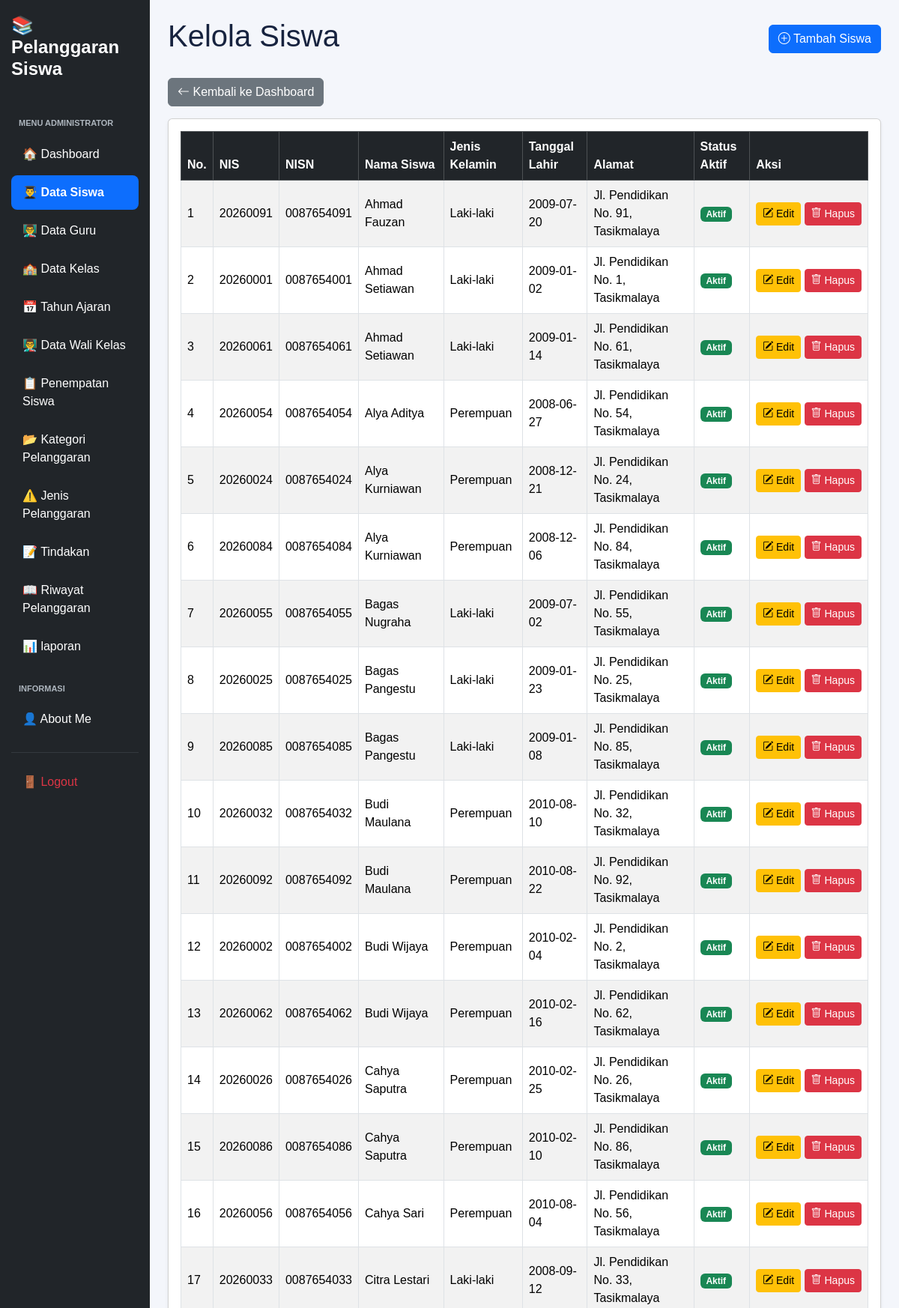
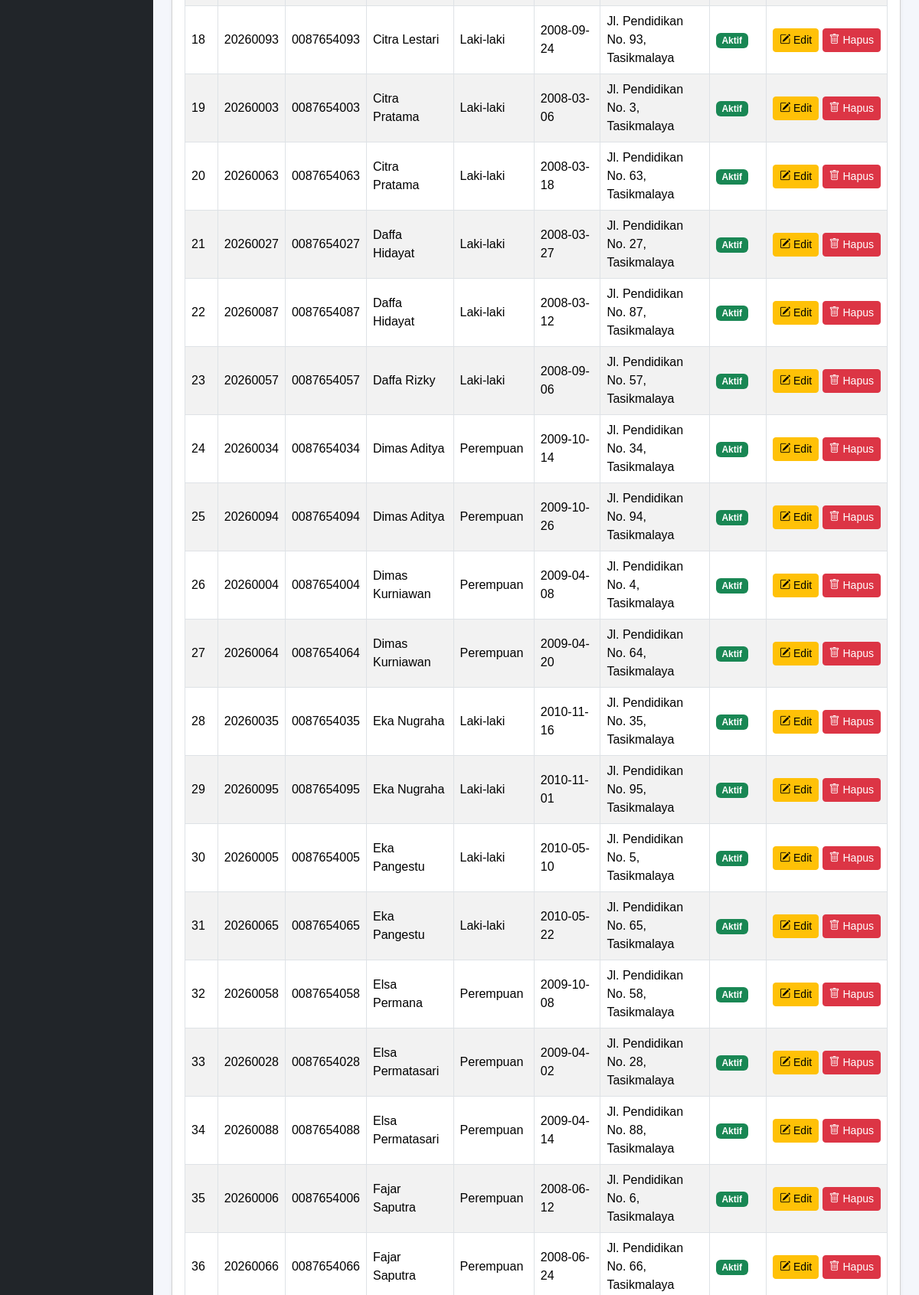
The page /kelola_siswa.php (signed in, upper part) on the database its author committed (2 pictures, top to bottom).
### tables this page shows
CREATE TABLE `t_siswa` (
  `id` int(11) NOT NULL,
  `nis` varchar(30) DEFAULT NULL,
  `nisn` varchar(20) NOT NULL,
  `nama` varchar(150) DEFAULT NULL,
  `jenis_kelamin` char(1) NOT NULL,
  `tanggal_lahir` date NOT NULL,
  `alamat` text NOT NULL,
  `status_aktif` tinyint(1) NOT NULL,
  `created_at` timestamp NOT NULL DEFAULT current_timestamp(),
  `updated_at` timestamp NOT NULL DEFAULT current_timestamp()
);

### kelola_siswa.php (the view, shortened to what this page needs)
<?php
include 'config/koneksi.php';
$sql = "SELECT * FROM t_siswa ORDER BY nama ASC";
$hasil = mysqli_query($koneksi, $sql);
?>
<!DOCTYPE html>
<html lang="id">
<head>
    <link href="https://cdn.jsdelivr.net/npm/bootstrap@5.3.8/dist/css/bootstrap.min.css" rel="stylesheet">
    <link href="https://cdn.datatables.net/2.3.4/css/dataTables.bootstrap5.min.css" rel="stylesheet">
    <link href="https://cdn.jsdelivr.net/npm/bootstrap-icons@1.11.3/font/bootstrap-icons.css" rel="stylesheet">
    <link rel="stylesheet" href="layout/style.css">
</head>
<body>
<div class="container-fluid">
    <div class="row">
        <?php include 'layout/sidebar.php'; ?>
        <main class="col-md-9 col-lg-10 p-4">
            <div class="d-flex justify-content-between align-items-center mb-4">
                <h1>Kelola Siswa</h1>
                <a href="tambah_siswa.php" class="btn btn-primary">
                    <i class="bi bi-plus-circle"></i> Tambah Siswa
                </a>
            </div>
            <a href="dashboard.php" class="btn btn-secondary mb-3">
                <i class="bi bi-arrow-left"></i> Kembali ke Dashboard
            </a>
            <div class="card shadow-sm">
                <div class="card-body">
                    <div class="table-responsive">
                        <table id="tabelSiswa" class="table table-striped table-bordered table-hover align-middle w-100">
                            <thead class="table-dark">
                                <tr>
                                    <th>No.</th>
                                    <th>NIS</th>
                                    <th>NISN</th>
                                    <th>Nama Siswa</th>
                                    <th>Jenis Kelamin</th>
                                    <th>Tanggal Lahir</th>
                                    <th>Alamat</th>
                                    <th>Status Aktif</th>
                                    <th>Aksi</th>
                                </tr>
                            </thead>
                            <tbody>
                                <?php
                                $no = 1;
                                while ($row = mysqli_fetch_assoc($hasil)) {
                                ?>
                                <tr>
                                    <td><?= $no++ ?></td>
                                    <td><?= htmlspecialchars($row['nis']) ?></td>
                                    <td><?= htmlspecialchars($row['nisn']) ?></td>
                                    <td><?= htmlspecialchars($row['nama']) ?></td>
                                    <td>
                                        <?php
                                        if ($row['jenis_kelamin'] == 'L') {
                                            echo 'Laki-laki';
                                        } elseif ($row['jenis_kelamin'] == 'P') {
                                            echo 'Perempuan';
                                        } else {
                                            echo '-';
                                        }
                                        ?>
                                    </td>
                                    <td><?= htmlspecialchars($row['tanggal_lahir'] ?? '-') ?></td>
                                    <td><?= htmlspecialchars($row['alamat'] ?? '-') ?></td>
                                    <td>
                                        <?php if ($row['status_aktif'] == 1) { ?>
                                            <span class="badge bg-success">Aktif</span>
                                        <?php } else { ?>
                                            <span class="badge bg-secondary">Tidak Aktif</span>
                                        <?php } ?>
                                    </td>
                                    <td class="text-nowrap">
                                        <a href="edit_siswa.php?id=<?= urlencode($row['id']) ?>" class="btn btn-warning btn-sm">
                                            <i class="bi bi-pencil-square"></i> Edit
                                        </a>
                                        <a href="hapus_siswa.php?id=<?= urlencode($row['id']) ?>" class="btn btn-danger btn-sm"
                                           onclick="return confirm('Yakin ingin menghapus data siswa ini?');">
                                            <i class="bi bi-trash"></i> Hapus
                                        </a>
                                    </td>
                                </tr>
                                <?php } ?>
                            </tbody>
                        </table>
                    </div>
                </div>
            </div>
        </main>
    </div>
</div>
</body>
</html>

### layout/style.css (style rules this page uses)
:root { --primary: #3659d9; --navy: #17233f; --background: #f4f6fb; --text-muted: #778198; --border: #e8ecf4; }
* { box-sizing: border-box; }
body { margin: 0; font-family: 'Poppins', sans-serif; background: var(--background); color: var(--navy); }

### rows shown on the page
t_siswa: nis "20260091", nisn "0087654091", nama "Ahmad Fauzan", jenis_kelamin "Laki-laki", tanggal_lahir "2009-07-20", alamat "Jl. Pendidikan No. 91, Tasikmalaya", status_aktif "Aktif"
t_siswa: nis "20260001", nisn "0087654001", nama "Ahmad Setiawan", jenis_kelamin "Laki-laki", tanggal_lahir "2009-01-02", alamat "Jl. Pendidikan No. 1, Tasikmalaya", status_aktif "Aktif"
t_siswa: nis "20260061", nisn "0087654061", nama "Ahmad Setiawan", jenis_kelamin "Laki-laki", tanggal_lahir "2009-01-14", alamat "Jl. Pendidikan No. 61, Tasikmalaya", status_aktif "Aktif"
t_siswa: nis "20260054", nisn "0087654054", nama "Alya Aditya", jenis_kelamin "Perempuan", tanggal_lahir "2008-06-27", alamat "Jl. Pendidikan No. 54, Tasikmalaya", status_aktif "Aktif"
t_siswa: nis "20260024", nisn "0087654024", nama "Alya Kurniawan", jenis_kelamin "Perempuan", tanggal_lahir "2008-12-21", alamat "Jl. Pendidikan No. 24, Tasikmalaya", status_aktif "Aktif"
t_siswa: nis "20260084", nisn "0087654084", nama "Alya Kurniawan", jenis_kelamin "Perempuan", tanggal_lahir "2008-12-06", alamat "Jl. Pendidikan No. 84, Tasikmalaya", status_aktif "Aktif"
t_siswa: nis "20260055", nisn "0087654055", nama "Bagas Nugraha", jenis_kelamin "Laki-laki", tanggal_lahir "2009-07-02", alamat "Jl. Pendidikan No. 55, Tasikmalaya", status_aktif "Aktif"
t_siswa: nis "20260025", nisn "0087654025", nama "Bagas Pangestu", jenis_kelamin "Laki-laki", tanggal_lahir "2009-01-23", alamat "Jl. Pendidikan No. 25, Tasikmalaya", status_aktif "Aktif"
t_siswa: nis "20260085", nisn "0087654085", nama "Bagas Pangestu", jenis_kelamin "Laki-laki", tanggal_lahir "2009-01-08", alamat "Jl. Pendidikan No. 85, Tasikmalaya", status_aktif "Aktif"
t_siswa: nis "20260032", nisn "0087654032", nama "Budi Maulana", jenis_kelamin "Perempuan", tanggal_lahir "2010-08-10", alamat "Jl. Pendidikan No. 32, Tasikmalaya", status_aktif "Aktif"
t_siswa: nis "20260092", nisn "0087654092", nama "Budi Maulana", jenis_kelamin "Perempuan", tanggal_lahir "2010-08-22", alamat "Jl. Pendidikan No. 92, Tasikmalaya", status_aktif "Aktif"
t_siswa: nis "20260002", nisn "0087654002", nama "Budi Wijaya", jenis_kelamin "Perempuan", tanggal_lahir "2010-02-04", alamat "Jl. Pendidikan No. 2, Tasikmalaya", status_aktif "Aktif"
t_siswa: nis "20260062", nisn "0087654062", nama "Budi Wijaya", jenis_kelamin "Perempuan", tanggal_lahir "2010-02-16", alamat "Jl. Pendidikan No. 62, Tasikmalaya", status_aktif "Aktif"
t_siswa: nis "20260026", nisn "0087654026", nama "Cahya Saputra", jenis_kelamin "Perempuan", tanggal_lahir "2010-02-25", alamat "Jl. Pendidikan No. 26, Tasikmalaya", status_aktif "Aktif"
t_siswa: nis "20260086", nisn "0087654086", nama "Cahya Saputra", jenis_kelamin "Perempuan", tanggal_lahir "2010-02-10", alamat "Jl. Pendidikan No. 86, Tasikmalaya", status_aktif "Aktif"
t_siswa: nis "20260056", nisn "0087654056", nama "Cahya Sari", jenis_kelamin "Perempuan", tanggal_lahir "2010-08-04", alamat "Jl. Pendidikan No. 56, Tasikmalaya", status_aktif "Aktif"
t_siswa: nis "20260033", nisn "0087654033", nama "Citra Lestari", jenis_kelamin "Laki-laki", tanggal_lahir "2008-09-12", alamat "Jl. Pendidikan No. 33, Tasikmalaya", status_aktif "Aktif"
t_siswa: nis "20260093", nisn "0087654093", nama "Citra Lestari", jenis_kelamin "Laki-laki", tanggal_lahir "2008-09-24", alamat "Jl. Pendidikan No. 93, Tasikmalaya", status_aktif "Aktif"
t_siswa: nis "20260003", nisn "0087654003", nama "Citra Pratama", jenis_kelamin "Laki-laki", tanggal_lahir "2008-03-06", alamat "Jl. Pendidikan No. 3, Tasikmalaya", status_aktif "Aktif"
t_siswa: nis "20260063", nisn "0087654063", nama "Citra Pratama", jenis_kelamin "Laki-laki", tanggal_lahir "2008-03-18", alamat "Jl. Pendidikan No. 63, Tasikmalaya", status_aktif "Aktif"
t_siswa: nis "20260027", nisn "0087654027", nama "Daffa Hidayat", jenis_kelamin "Laki-laki", tanggal_lahir "2008-03-27", alamat "Jl. Pendidikan No. 27, Tasikmalaya", status_aktif "Aktif"
t_siswa: nis "20260087", nisn "0087654087", nama "Daffa Hidayat", jenis_kelamin "Laki-laki", tanggal_lahir "2008-03-12", alamat "Jl. Pendidikan No. 87, Tasikmalaya", status_aktif "Aktif"
t_siswa: nis "20260057", nisn "0087654057", nama "Daffa Rizky", jenis_kelamin "Laki-laki", tanggal_lahir "2008-09-06", alamat "Jl. Pendidikan No. 57, Tasikmalaya", status_aktif "Aktif"
t_siswa: nis "20260034", nisn "0087654034", nama "Dimas Aditya", jenis_kelamin "Perempuan", tanggal_lahir "2009-10-14", alamat "Jl. Pendidikan No. 34, Tasikmalaya", status_aktif "Aktif"
t_siswa: nis "20260094", nisn "0087654094", nama "Dimas Aditya", jenis_kelamin "Perempuan", tanggal_lahir "2009-10-26", alamat "Jl. Pendidikan No. 94, Tasikmalaya", status_aktif "Aktif"
t_siswa: nis "20260004", nisn "0087654004", nama "Dimas Kurniawan", jenis_kelamin "Perempuan", tanggal_lahir "2009-04-08", alamat "Jl. Pendidikan No. 4, Tasikmalaya", status_aktif "Aktif"
t_siswa: nis "20260064", nisn "0087654064", nama "Dimas Kurniawan", jenis_kelamin "Perempuan", tanggal_lahir "2009-04-20", alamat "Jl. Pendidikan No. 64, Tasikmalaya", status_aktif "Aktif"
t_siswa: nis "20260035", nisn "0087654035", nama "Eka Nugraha", jenis_kelamin "Laki-laki", tanggal_lahir "2010-11-16", alamat "Jl. Pendidikan No. 35, Tasikmalaya", status_aktif "Aktif"
t_siswa: nis "20260095", nisn "0087654095", nama "Eka Nugraha", jenis_kelamin "Laki-laki", tanggal_lahir "2010-11-01", alamat "Jl. Pendidikan No. 95, Tasikmalaya", status_aktif "Aktif"
t_siswa: nis "20260005", nisn "0087654005", nama "Eka Pangestu", jenis_kelamin "Laki-laki", tanggal_lahir "2010-05-10", alamat "Jl. Pendidikan No. 5, Tasikmalaya", status_aktif "Aktif"
t_siswa: nis "20260065", nisn "0087654065", nama "Eka Pangestu", jenis_kelamin "Laki-laki", tanggal_lahir "2010-05-22", alamat "Jl. Pendidikan No. 65, Tasikmalaya", status_aktif "Aktif"
t_siswa: nis "20260058", nisn "0087654058", nama "Elsa Permana", jenis_kelamin "Perempuan", tanggal_lahir "2009-10-08", alamat "Jl. Pendidikan No. 58, Tasikmalaya", status_aktif "Aktif"
t_siswa: nis "20260028", nisn "0087654028", nama "Elsa Permatasari", jenis_kelamin "Perempuan", tanggal_lahir "2009-04-02", alamat "Jl. Pendidikan No. 28, Tasikmalaya", status_aktif "Aktif"
t_siswa: nis "20260088", nisn "0087654088", nama "Elsa Permatasari", jenis_kelamin "Perempuan", tanggal_lahir "2009-04-14", alamat "Jl. Pendidikan No. 88, Tasikmalaya", status_aktif "Aktif"
t_siswa: nis "20260006", nisn "0087654006", nama "Fajar Saputra", jenis_kelamin "Perempuan", tanggal_lahir "2008-06-12", alamat "Jl. Pendidikan No. 6, Tasikmalaya", status_aktif "Aktif"
t_siswa: nis "20260066", nisn "0087654066", nama "Fajar Saputra", jenis_kelamin "Perempuan", tanggal_lahir "2008-06-24", alamat "Jl. Pendidikan No. 66, Tasikmalaya", status_aktif "Aktif"
